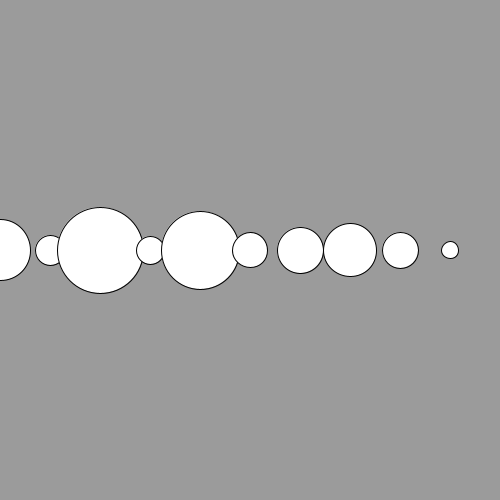
Frame 1 (no input)
Frame 60 (the mouse pressed at the canvas centre just before this capture): identical to frame 1, image omitted
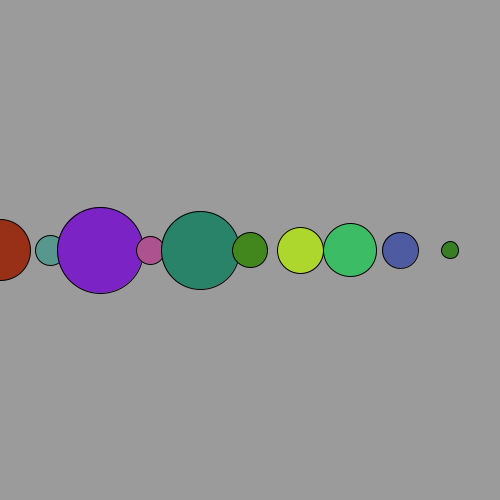
Frame 120 (the mouse held since frame 60 and released just before this capture)

The Processing sketch that drew these frames (run headless with seeded random() and noise(); from frame 60 on, the mouse is pressed at the canvas centre):

// Processing sketch: DEBER3
// ── DEBER3.pde
int[] arrayOfNumbers = new int[10];
float[] arrayOfPosition = new float[10];
int positionX = width/10;
int positonY = height/2;


void setup(){
  size(500,500);
  
  for(int i =0; i< 10; i++){
    
    arrayOfNumbers[i] = int(random(10,90));

    
  }





}

void draw(){
  
  frameRate(5);
  background(155);
  println(mouseY + "mouseY");

  
  for(int i = 0; i<10 ; i++){
    if(i==0){
      ellipse(i,height/2,arrayOfNumbers[i],arrayOfNumbers[i]);
      arrayOfPosition[i] = positionX+=50;

      }
      
      
     if(i==1){
      ellipse(50,height/2,arrayOfNumbers[i],arrayOfNumbers[i]);
      arrayOfPosition[i] = positionX+=50;
    }
    

    
    if(i==2){
      ellipse(100,height/2,arrayOfNumbers[i],arrayOfNumbers[i]);
      arrayOfPosition[i] = positionX+=50;
    }
    
    if(i==3){
      ellipse(150,height/2,arrayOfNumbers[i],arrayOfNumbers[i]);
      arrayOfPosition[i] = positionX+=50;
    }
    if(i==4){
      ellipse(200,height/2,arrayOfNumbers[i],arrayOfNumbers[i]);
      arrayOfPosition[i] = positionX+=50;
    }
    
     if(i==5){
      ellipse(250,height/2,arrayOfNumbers[i],arrayOfNumbers[i]);
      arrayOfPosition[i] = positionX+=50;
    }
    
    if(i==6){
      ellipse(300,height/2,arrayOfNumbers[i],arrayOfNumbers[i]);
      arrayOfPosition[i] = positionX+=50;
    }
    
    if(i==7){
      ellipse(350,height/2,arrayOfNumbers[i],arrayOfNumbers[i]);
      arrayOfPosition[i] = positionX+=50;
    }
    
     if(i==8){
      ellipse(400,height/2,arrayOfNumbers[i],arrayOfNumbers[i]);
      arrayOfPosition[i] = positionX+=50;
    }
    
    if(i==9){
      ellipse(450,height/2,arrayOfNumbers[i],arrayOfNumbers[i]);
      arrayOfPosition[i] = positionX+=50;
    }
    
    if(i==10){
      ellipse(500,height/2,arrayOfNumbers[i],arrayOfNumbers[i]);
      arrayOfPosition[i] = positionX+=50;
    }
    
    
    if(mouseOver() == true && mouseY <= 270 && mouseY >=170  ){
    println("pinto");
    fill(random(255),random(255), random(255));
    continue;
    }
    
    arrayOfPosition[i] = positionX+=50;


  }
  




}








boolean mouseOver(){
  
  frameRate(5);
    

  for(int i = 0; i < 10; i++ ){
    if(mouseX <= arrayOfPosition[i] && mouseX < width && mouseX > 0){
      println(mouseX);
      println("true");
      return true;
      
    }
  }
  
  println("false");
  
  return false;
}
